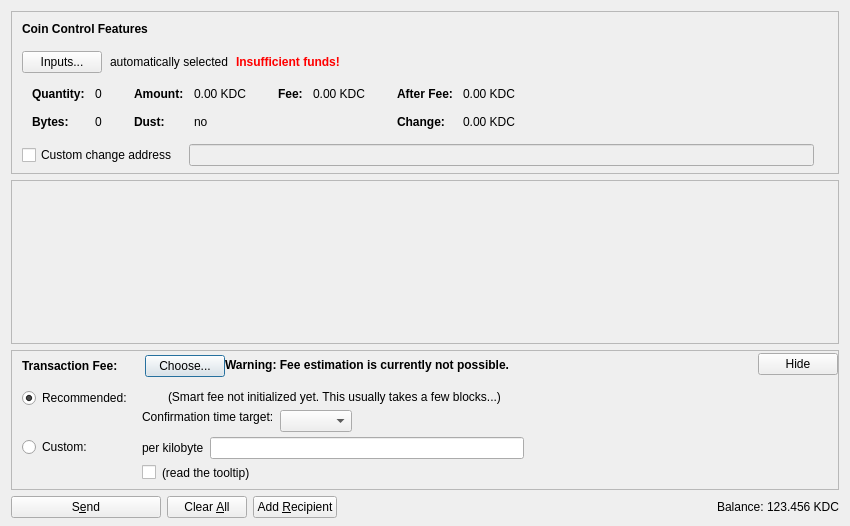
<?xml version="1.0" encoding="UTF-8"?>
<ui version="4.0">
 <class>SendCoinsDialog</class>
 <widget class="QDialog" name="SendCoinsDialog">
  <property name="geometry">
   <rect>
    <x>0</x>
    <y>0</y>
    <width>850</width>
    <height>526</height>
   </rect>
  </property>
  <property name="windowTitle">
   <string>Send Coins</string>
  </property>
  <layout class="QVBoxLayout" name="verticalLayout" stretch="0,1,0,0">
   <property name="bottomMargin">
    <number>8</number>
   </property>
   <item>
    <widget class="QFrame" name="frameCoinControl">
     <property name="sizePolicy">
      <sizepolicy hsizetype="Expanding" vsizetype="Expanding">
       <horstretch>0</horstretch>
       <verstretch>0</verstretch>
      </sizepolicy>
     </property>
     <property name="maximumSize">
      <size>
       <width>16777215</width>
       <height>16777215</height>
      </size>
     </property>
     <property name="frameShape">
      <enum>QFrame::StyledPanel</enum>
     </property>
     <property name="frameShadow">
      <enum>QFrame::Sunken</enum>
     </property>
     <layout class="QVBoxLayout" name="verticalLayoutCoinControl2">
      <property name="spacing">
       <number>0</number>
      </property>
      <property name="leftMargin">
       <number>0</number>
      </property>
      <property name="topMargin">
       <number>0</number>
      </property>
      <property name="rightMargin">
       <number>0</number>
      </property>
      <property name="bottomMargin">
       <number>6</number>
      </property>
      <item>
       <layout class="QVBoxLayout" name="verticalLayoutCoinControl" stretch="0,0,0,0,1">
        <property name="spacing">
         <number>0</number>
        </property>
        <property name="leftMargin">
         <number>10</number>
        </property>
        <property name="topMargin">
         <number>10</number>
        </property>
        <item>
         <layout class="QHBoxLayout" name="horizontalLayoutCoinControl1">
          <property name="bottomMargin">
           <number>15</number>
          </property>
          <item>
           <widget class="QLabel" name="labelCoinControlFeatures">
            <property name="sizePolicy">
             <sizepolicy hsizetype="Preferred" vsizetype="Maximum">
              <horstretch>0</horstretch>
              <verstretch>0</verstretch>
             </sizepolicy>
            </property>
            <property name="font">
             <font>
              <weight>75</weight>
              <bold>true</bold>
             </font>
            </property>
            <property name="styleSheet">
             <string notr="true">font-weight:bold;</string>
            </property>
            <property name="text">
             <string>Coin Control Features</string>
            </property>
           </widget>
          </item>
         </layout>
        </item>
        <item>
         <layout class="QHBoxLayout" name="horizontalLayoutCoinControl2" stretch="0,0,0,0">
          <property name="spacing">
           <number>8</number>
          </property>
          <property name="bottomMargin">
           <number>10</number>
          </property>
          <item>
           <widget class="QPushButton" name="pushButtonCoinControl">
            <property name="styleSheet">
             <string notr="true"/>
            </property>
            <property name="text">
             <string>Inputs...</string>
            </property>
            <property name="autoDefault">
             <bool>false</bool>
            </property>
           </widget>
          </item>
          <item>
           <widget class="QLabel" name="labelCoinControlAutomaticallySelected">
            <property name="text">
             <string>automatically selected</string>
            </property>
            <property name="margin">
             <number>5</number>
            </property>
           </widget>
          </item>
          <item>
           <widget class="QLabel" name="labelCoinControlInsuffFunds">
            <property name="font">
             <font>
              <weight>75</weight>
              <bold>true</bold>
             </font>
            </property>
            <property name="styleSheet">
             <string notr="true">color:red;font-weight:bold;</string>
            </property>
            <property name="text">
             <string>Insufficient funds!</string>
            </property>
            <property name="margin">
             <number>5</number>
            </property>
           </widget>
          </item>
          <item>
           <spacer name="horizontalSpacerCoinControl">
            <property name="orientation">
             <enum>Qt::Horizontal</enum>
            </property>
            <property name="sizeHint" stdset="0">
             <size>
              <width>40</width>
              <height>1</height>
             </size>
            </property>
           </spacer>
          </item>
         </layout>
        </item>
        <item>
         <widget class="QWidget" name="widgetCoinControl" native="true">
          <property name="sizePolicy">
           <sizepolicy hsizetype="Preferred" vsizetype="Preferred">
            <horstretch>0</horstretch>
            <verstretch>0</verstretch>
           </sizepolicy>
          </property>
          <property name="minimumSize">
           <size>
            <width>0</width>
            <height>0</height>
           </size>
          </property>
          <property name="styleSheet">
           <string notr="true"/>
          </property>
          <layout class="QHBoxLayout" name="horizontalLayoutCoinControl5">
           <property name="leftMargin">
            <number>0</number>
           </property>
           <property name="topMargin">
            <number>0</number>
           </property>
           <property name="rightMargin">
            <number>0</number>
           </property>
           <property name="bottomMargin">
            <number>0</number>
           </property>
           <item>
            <layout class="QHBoxLayout" name="horizontalLayoutCoinControl3" stretch="0,0,0,1">
             <property name="spacing">
              <number>20</number>
             </property>
             <property name="topMargin">
              <number>0</number>
             </property>
             <property name="bottomMargin">
              <number>10</number>
             </property>
             <item>
              <layout class="QFormLayout" name="formLayoutCoinControl1">
               <property name="horizontalSpacing">
                <number>10</number>
               </property>
               <property name="verticalSpacing">
                <number>14</number>
               </property>
               <property name="leftMargin">
                <number>10</number>
               </property>
               <property name="topMargin">
                <number>4</number>
               </property>
               <property name="rightMargin">
                <number>6</number>
               </property>
               <item row="0" column="0">
                <widget class="QLabel" name="labelCoinControlQuantityText">
                 <property name="font">
                  <font>
                   <weight>75</weight>
                   <bold>true</bold>
                  </font>
                 </property>
                 <property name="text">
                  <string>Quantity:</string>
                 </property>
                 <property name="margin">
                  <number>0</number>
                 </property>
                </widget>
               </item>
               <item row="0" column="1">
                <widget class="QLabel" name="labelCoinControlQuantity">
                 <property name="cursor">
                  <cursorShape>IBeamCursor</cursorShape>
                 </property>
                 <property name="contextMenuPolicy">
                  <enum>Qt::ActionsContextMenu</enum>
                 </property>
                 <property name="text">
                  <string notr="true">0</string>
                 </property>
                 <property name="margin">
                  <number>0</number>
                 </property>
                 <property name="textInteractionFlags">
                  <set>Qt::LinksAccessibleByMouse|Qt::TextSelectableByKeyboard|Qt::TextSelectableByMouse</set>
                 </property>
                </widget>
               </item>
               <item row="1" column="0">
                <widget class="QLabel" name="labelCoinControlBytesText">
                 <property name="font">
                  <font>
                   <weight>75</weight>
                   <bold>true</bold>
                  </font>
                 </property>
                 <property name="text">
                  <string>Bytes:</string>
                 </property>
                </widget>
               </item>
               <item row="1" column="1">
                <widget class="QLabel" name="labelCoinControlBytes">
                 <property name="cursor">
                  <cursorShape>IBeamCursor</cursorShape>
                 </property>
                 <property name="contextMenuPolicy">
                  <enum>Qt::ActionsContextMenu</enum>
                 </property>
                 <property name="text">
                  <string notr="true">0</string>
                 </property>
                 <property name="textInteractionFlags">
                  <set>Qt::LinksAccessibleByMouse|Qt::TextSelectableByKeyboard|Qt::TextSelectableByMouse</set>
                 </property>
                </widget>
               </item>
              </layout>
             </item>
             <item>
              <layout class="QFormLayout" name="formLayoutCoinControl2">
               <property name="horizontalSpacing">
                <number>10</number>
               </property>
               <property name="verticalSpacing">
                <number>14</number>
               </property>
               <property name="leftMargin">
                <number>6</number>
               </property>
               <property name="topMargin">
                <number>4</number>
               </property>
               <property name="rightMargin">
                <number>6</number>
               </property>
               <item row="0" column="0">
                <widget class="QLabel" name="labelCoinControlAmountText">
                 <property name="font">
                  <font>
                   <weight>75</weight>
                   <bold>true</bold>
                  </font>
                 </property>
                 <property name="text">
                  <string>Amount:</string>
                 </property>
                 <property name="margin">
                  <number>0</number>
                 </property>
                </widget>
               </item>
               <item row="0" column="1">
                <widget class="QLabel" name="labelCoinControlAmount">
                 <property name="cursor">
                  <cursorShape>IBeamCursor</cursorShape>
                 </property>
                 <property name="contextMenuPolicy">
                  <enum>Qt::ActionsContextMenu</enum>
                 </property>
                 <property name="text">
                  <string notr="true">0.00 KDC</string>
                 </property>
                 <property name="textInteractionFlags">
                  <set>Qt::LinksAccessibleByMouse|Qt::TextSelectableByKeyboard|Qt::TextSelectableByMouse</set>
                 </property>
                </widget>
               </item>
               <item row="1" column="0">
                <widget class="QLabel" name="labelCoinControlLowOutputText">
                 <property name="font">
                  <font>
                   <weight>75</weight>
                   <bold>true</bold>
                  </font>
                 </property>
                 <property name="text">
                  <string>Dust:</string>
                 </property>
                </widget>
               </item>
               <item row="1" column="1">
                <widget class="QLabel" name="labelCoinControlLowOutput">
                 <property name="cursor">
                  <cursorShape>IBeamCursor</cursorShape>
                 </property>
                 <property name="contextMenuPolicy">
                  <enum>Qt::ActionsContextMenu</enum>
                 </property>
                 <property name="text">
                  <string notr="true">no</string>
                 </property>
                 <property name="textInteractionFlags">
                  <set>Qt::LinksAccessibleByMouse|Qt::TextSelectableByKeyboard|Qt::TextSelectableByMouse</set>
                 </property>
                </widget>
               </item>
              </layout>
             </item>
             <item>
              <layout class="QFormLayout" name="formLayoutCoinControl3">
               <property name="horizontalSpacing">
                <number>10</number>
               </property>
               <property name="verticalSpacing">
                <number>14</number>
               </property>
               <property name="leftMargin">
                <number>6</number>
               </property>
               <property name="topMargin">
                <number>4</number>
               </property>
               <property name="rightMargin">
                <number>6</number>
               </property>
               <item row="0" column="0">
                <widget class="QLabel" name="labelCoinControlFeeText">
                 <property name="font">
                  <font>
                   <weight>75</weight>
                   <bold>true</bold>
                  </font>
                 </property>
                 <property name="text">
                  <string>Fee:</string>
                 </property>
                 <property name="margin">
                  <number>0</number>
                 </property>
                </widget>
               </item>
               <item row="0" column="1">
                <widget class="QLabel" name="labelCoinControlFee">
                 <property name="cursor">
                  <cursorShape>IBeamCursor</cursorShape>
                 </property>
                 <property name="contextMenuPolicy">
                  <enum>Qt::ActionsContextMenu</enum>
                 </property>
                 <property name="text">
                  <string notr="true">0.00 KDC</string>
                 </property>
                 <property name="textInteractionFlags">
                  <set>Qt::LinksAccessibleByMouse|Qt::TextSelectableByKeyboard|Qt::TextSelectableByMouse</set>
                 </property>
                </widget>
               </item>
              </layout>
             </item>
             <item>
              <layout class="QFormLayout" name="formLayoutCoinControl4">
               <property name="horizontalSpacing">
                <number>10</number>
               </property>
               <property name="verticalSpacing">
                <number>14</number>
               </property>
               <property name="leftMargin">
                <number>6</number>
               </property>
               <property name="topMargin">
                <number>4</number>
               </property>
               <property name="rightMargin">
                <number>6</number>
               </property>
               <item row="0" column="0">
                <widget class="QLabel" name="labelCoinControlAfterFeeText">
                 <property name="font">
                  <font>
                   <weight>75</weight>
                   <bold>true</bold>
                  </font>
                 </property>
                 <property name="text">
                  <string>After Fee:</string>
                 </property>
                 <property name="margin">
                  <number>0</number>
                 </property>
                </widget>
               </item>
               <item row="0" column="1">
                <widget class="QLabel" name="labelCoinControlAfterFee">
                 <property name="cursor">
                  <cursorShape>IBeamCursor</cursorShape>
                 </property>
                 <property name="contextMenuPolicy">
                  <enum>Qt::ActionsContextMenu</enum>
                 </property>
                 <property name="text">
                  <string notr="true">0.00 KDC</string>
                 </property>
                 <property name="textInteractionFlags">
                  <set>Qt::LinksAccessibleByMouse|Qt::TextSelectableByKeyboard|Qt::TextSelectableByMouse</set>
                 </property>
                </widget>
               </item>
               <item row="1" column="0">
                <widget class="QLabel" name="labelCoinControlChangeText">
                 <property name="font">
                  <font>
                   <weight>75</weight>
                   <bold>true</bold>
                  </font>
                 </property>
                 <property name="text">
                  <string>Change:</string>
                 </property>
                </widget>
               </item>
               <item row="1" column="1">
                <widget class="QLabel" name="labelCoinControlChange">
                 <property name="cursor">
                  <cursorShape>IBeamCursor</cursorShape>
                 </property>
                 <property name="contextMenuPolicy">
                  <enum>Qt::ActionsContextMenu</enum>
                 </property>
                 <property name="text">
                  <string notr="true">0.00 KDC</string>
                 </property>
                 <property name="textInteractionFlags">
                  <set>Qt::LinksAccessibleByMouse|Qt::TextSelectableByKeyboard|Qt::TextSelectableByMouse</set>
                 </property>
                </widget>
               </item>
              </layout>
             </item>
            </layout>
           </item>
          </layout>
         </widget>
        </item>
        <item>
         <layout class="QHBoxLayout" name="horizontalLayoutCoinControl4" stretch="0,0,0">
          <property name="spacing">
           <number>12</number>
          </property>
          <property name="sizeConstraint">
           <enum>QLayout::SetDefaultConstraint</enum>
          </property>
          <property name="topMargin">
           <number>5</number>
          </property>
          <property name="rightMargin">
           <number>5</number>
          </property>
          <item>
           <widget class="QCheckBox" name="checkBoxCoinControlChange">
            <property name="toolTip">
             <string>If this is activated, but the change address is empty or invalid, change will be sent to a newly generated address.</string>
            </property>
            <property name="text">
             <string>Custom change address</string>
            </property>
           </widget>
          </item>
          <item>
           <widget class="QValidatedLineEdit" name="lineEditCoinControlChange">
            <property name="enabled">
             <bool>false</bool>
            </property>
            <property name="sizePolicy">
             <sizepolicy hsizetype="Expanding" vsizetype="Fixed">
              <horstretch>0</horstretch>
              <verstretch>0</verstretch>
             </sizepolicy>
            </property>
           </widget>
          </item>
          <item>
           <widget class="QLabel" name="labelCoinControlChangeLabel">
            <property name="sizePolicy">
             <sizepolicy hsizetype="Preferred" vsizetype="Expanding">
              <horstretch>0</horstretch>
              <verstretch>0</verstretch>
             </sizepolicy>
            </property>
            <property name="minimumSize">
             <size>
              <width>0</width>
              <height>0</height>
             </size>
            </property>
            <property name="text">
             <string/>
            </property>
            <property name="margin">
             <number>3</number>
            </property>
           </widget>
          </item>
         </layout>
        </item>
        <item>
         <spacer name="verticalSpacerCoinControl">
          <property name="orientation">
           <enum>Qt::Vertical</enum>
          </property>
          <property name="sizeHint" stdset="0">
           <size>
            <width>800</width>
            <height>1</height>
           </size>
          </property>
         </spacer>
        </item>
       </layout>
      </item>
     </layout>
    </widget>
   </item>
   <item>
    <widget class="QScrollArea" name="scrollArea">
     <property name="widgetResizable">
      <bool>true</bool>
     </property>
     <widget class="QWidget" name="scrollAreaWidgetContents">
      <property name="geometry">
       <rect>
        <x>0</x>
        <y>0</y>
        <width>830</width>
        <height>104</height>
       </rect>
      </property>
      <layout class="QVBoxLayout" name="verticalLayout_2" stretch="0,1">
       <property name="leftMargin">
        <number>0</number>
       </property>
       <property name="topMargin">
        <number>0</number>
       </property>
       <property name="rightMargin">
        <number>0</number>
       </property>
       <property name="bottomMargin">
        <number>0</number>
       </property>
       <item>
        <layout class="QVBoxLayout" name="entries">
         <property name="spacing">
          <number>6</number>
         </property>
        </layout>
       </item>
       <item>
        <spacer name="verticalSpacer">
         <property name="orientation">
          <enum>Qt::Vertical</enum>
         </property>
         <property name="sizeHint" stdset="0">
          <size>
           <width>20</width>
           <height>40</height>
          </size>
         </property>
        </spacer>
       </item>
      </layout>
     </widget>
    </widget>
   </item>
   <item>
    <widget class="QFrame" name="frameFee">
     <property name="sizePolicy">
      <sizepolicy hsizetype="Expanding" vsizetype="Expanding">
       <horstretch>0</horstretch>
       <verstretch>0</verstretch>
      </sizepolicy>
     </property>
     <property name="maximumSize">
      <size>
       <width>16777215</width>
       <height>16777215</height>
      </size>
     </property>
     <property name="frameShape">
      <enum>QFrame::StyledPanel</enum>
     </property>
     <property name="frameShadow">
      <enum>QFrame::Sunken</enum>
     </property>
     <layout class="QVBoxLayout" name="verticalLayoutFee1">
      <property name="spacing">
       <number>0</number>
      </property>
      <property name="leftMargin">
       <number>0</number>
      </property>
      <property name="topMargin">
       <number>0</number>
      </property>
      <property name="rightMargin">
       <number>0</number>
      </property>
      <property name="bottomMargin">
       <number>0</number>
      </property>
      <item>
       <layout class="QVBoxLayout" name="verticalLayoutFee2" stretch="0,0,0">
        <property name="spacing">
         <number>0</number>
        </property>
        <property name="leftMargin">
         <number>10</number>
        </property>
        <property name="topMargin">
         <number>0</number>
        </property>
        <item>
         <layout class="QHBoxLayout" name="horizontalLayoutFee1">
          <property name="bottomMargin">
           <number>0</number>
          </property>
          <item>
           <layout class="QVBoxLayout" name="verticalLayoutFee7">
            <property name="spacing">
             <number>0</number>
            </property>
            <item>
             <spacer name="verticalSpacerSmartFee">
              <property name="orientation">
               <enum>Qt::Vertical</enum>
              </property>
              <property name="sizeType">
               <enum>QSizePolicy::Fixed</enum>
              </property>
              <property name="sizeHint" stdset="0">
               <size>
                <width>1</width>
                <height>4</height>
               </size>
              </property>
             </spacer>
            </item>
            <item>
             <layout class="QHBoxLayout" name="horizontalLayoutSmartFee">
              <property name="spacing">
               <number>10</number>
              </property>
              <item>
               <widget class="QLabel" name="labelFeeHeadline">
                <property name="sizePolicy">
                 <sizepolicy hsizetype="Preferred" vsizetype="Maximum">
                  <horstretch>0</horstretch>
                  <verstretch>0</verstretch>
                 </sizepolicy>
                </property>
                <property name="font">
                 <font>
                  <weight>75</weight>
                  <bold>true</bold>
                 </font>
                </property>
                <property name="styleSheet">
                 <string notr="true">font-weight:bold;</string>
                </property>
                <property name="text">
                 <string>Transaction Fee:</string>
                </property>
               </widget>
              </item>
              <item>
               <widget class="QLabel" name="labelFeeMinimized">
                <property name="text">
                 <string/>
                </property>
               </widget>
              </item>
              <item>
               <widget class="QPushButton" name="buttonChooseFee">
                <property name="text">
                 <string>Choose...</string>
                </property>
               </widget>
              </item>
             </layout>
            </item>
            <item>
             <spacer name="verticalSpacer_5">
              <property name="orientation">
               <enum>Qt::Vertical</enum>
              </property>
              <property name="sizeHint" stdset="0">
               <size>
                <width>1</width>
                <height>1</height>
               </size>
              </property>
             </spacer>
            </item>
           </layout>
          </item>
          <item>
           <widget class="QLabel" name="fallbackFeeWarningLabel">
            <property name="toolTip">
             <string>Using the fallbackfee can result in sending a transaction that will take several hours or days (or never) to confirm. Consider choosing your fee manually or wait until you have validated the complete chain.</string>
            </property>
            <property name="font">
            <font>
                <weight>75</weight>
                <bold>true</bold>
            </font>
            </property>
            <property name="text">
             <string>Warning: Fee estimation is currently not possible.</string>
            </property>
            <property name="wordWrap">
             <bool>false</bool>
            </property>
           </widget>
          </item>
          <item>
           <spacer name="horizontalSpacer_4">
            <property name="orientation">
             <enum>Qt::Horizontal</enum>
            </property>
            <property name="sizeType">
             <enum>QSizePolicy::MinimumExpanding</enum>
            </property>
            <property name="sizeHint" stdset="0">
             <size>
              <width>40</width>
              <height>20</height>
             </size>
            </property>
           </spacer>
          </item>
          <item>
           <widget class="QPushButton" name="buttonMinimizeFee">
            <property name="toolTip">
             <string>collapse fee-settings</string>
            </property>
            <property name="text">
             <string>Hide</string>
            </property>
           </widget>
          </item>
         </layout>
        </item>
        <item>
         <widget class="QFrame" name="frameFeeSelection">
          <layout class="QVBoxLayout" name="verticalLayoutFee12">
           <property name="spacing">
            <number>0</number>
           </property>
           <property name="leftMargin">
            <number>0</number>
           </property>
           <property name="topMargin">
            <number>0</number>
           </property>
           <property name="rightMargin">
            <number>0</number>
           </property>
           <property name="bottomMargin">
            <number>0</number>
           </property>
           <item>
            <layout class="QGridLayout" name="gridLayoutFee">
             <property name="topMargin">
              <number>10</number>
             </property>
             <property name="bottomMargin">
              <number>4</number>
             </property>
             <property name="horizontalSpacing">
              <number>10</number>
             </property>
             <property name="verticalSpacing">
              <number>4</number>
             </property>
             <item row="1" column="1">
              <layout class="QVBoxLayout" name="verticalLayoutFee8">
               <property name="spacing">
                <number>6</number>
               </property>
               <item>
                <layout class="QHBoxLayout" name="horizontalLayoutFee13">
                 <item>
                  <widget class="QLabel" name="labelCustomPerKilobyte">
                   <property name="toolTip">
                    <string>If the custom fee is set to 1000 satoshis and the transaction is only 250 bytes, then &quot;per kilobyte&quot; only pays 250 satoshis in fee, while &quot;total at least&quot; pays 1000 satoshis. For transactions bigger than a kilobyte both pay by kilobyte.</string>
                   </property>
                   <property name="text">
                    <string>per kilobyte</string>
                   </property>
                  </widget>
                 </item>
                 <item>
                  <widget class="BitcoinAmountField" name="customFee"/>
                 </item>
                 <item>
                  <spacer name="horizontalSpacer_6">
                   <property name="orientation">
                    <enum>Qt::Horizontal</enum>
                   </property>
                   <property name="sizeHint" stdset="0">
                    <size>
                     <width>1</width>
                     <height>1</height>
                    </size>
                   </property>
                  </spacer>
                 </item>
                </layout>
               </item>
               <item>
                <layout class="QHBoxLayout" name="horizontalLayoutFee8">
                 <item>
                  <widget class="QCheckBox" name="checkBoxMinimumFee">
                   <property name="toolTip">
                    <string>Paying only the minimum fee is just fine as long as there is less transaction volume than space in the blocks. But be aware that this can end up in a never confirming transaction once there is more demand for KadiCoin transactions than the network can process.</string>
                   </property>
                   <property name="text">
                    <string/>
                   </property>
                  </widget>
                 </item>
                 <item>
                  <widget class="QLabel" name="labelMinFeeWarning">
                   <property name="enabled">
                    <bool>true</bool>
                   </property>
                   <property name="toolTip">
                    <string>Paying only the minimum fee is just fine as long as there is less transaction volume than space in the blocks. But be aware that this can end up in a never confirming transaction once there is more demand for KadiCoin transactions than the network can process.</string>
                   </property>
                   <property name="text">
                    <string>(read the tooltip)</string>
                   </property>
                   <property name="margin">
                    <number>5</number>
                   </property>
                  </widget>
                 </item>
                 <item>
                  <spacer name="horizontalSpacer_2">
                   <property name="orientation">
                    <enum>Qt::Horizontal</enum>
                   </property>
                   <property name="sizeHint" stdset="0">
                    <size>
                     <width>1</width>
                     <height>1</height>
                    </size>
                   </property>
                  </spacer>
                 </item>
                </layout>
               </item>
              </layout>
             </item>
             <item row="0" column="0">
              <layout class="QVBoxLayout" name="verticalLayoutFee4" stretch="0,1">
               <item>
                <widget class="QRadioButton" name="radioSmartFee">
                 <property name="text">
                  <string>Recommended:</string>
                 </property>
                 <property name="checked">
                  <bool>true</bool>
                 </property>
                 <attribute name="buttonGroup">
                  <string notr="true">groupFee</string>
                 </attribute>
                </widget>
               </item>
               <item>
                <spacer name="verticalSpacer_2">
                 <property name="orientation">
                  <enum>Qt::Vertical</enum>
                 </property>
                 <property name="sizeHint" stdset="0">
                  <size>
                   <width>1</width>
                   <height>1</height>
                  </size>
                 </property>
                </spacer>
               </item>
              </layout>
             </item>
             <item row="1" column="0">
              <layout class="QVBoxLayout" name="verticalLayoutFee9" stretch="0,1">
               <item>
                <widget class="QRadioButton" name="radioCustomFee">
                 <property name="text">
                  <string>Custom:</string>
                 </property>
                 <attribute name="buttonGroup">
                  <string notr="true">groupFee</string>
                 </attribute>
                </widget>
               </item>
               <item>
                <spacer name="verticalSpacer_6">
                 <property name="orientation">
                  <enum>Qt::Vertical</enum>
                 </property>
                 <property name="sizeHint" stdset="0">
                  <size>
                   <width>1</width>
                   <height>1</height>
                  </size>
                 </property>
                </spacer>
               </item>
              </layout>
             </item>
             <item row="0" column="1">
              <layout class="QVBoxLayout" name="verticalLayoutFee3" stretch="0,0,1">
               <property name="spacing">
                <number>6</number>
               </property>
               <property name="topMargin">
                <number>2</number>
               </property>
               <item>
                <layout class="QHBoxLayout" name="horizontalLayoutFee12">
                 <item>
                  <widget class="QLabel" name="labelSmartFee">
                   <property name="text">
                    <string/>
                   </property>
                   <property name="margin">
                    <number>2</number>
                   </property>
                  </widget>
                 </item>
                 <item>
                  <widget class="QLabel" name="labelFeeEstimation">
                   <property name="text">
                    <string/>
                   </property>
                  </widget>
                 </item>
                 <item>
                  <widget class="QLabel" name="labelSmartFee2">
                   <property name="text">
                    <string>(Smart fee not initialized yet. This usually takes a few blocks...)</string>
                   </property>
                   <property name="margin">
                    <number>2</number>
                   </property>
                  </widget>
                 </item>
                 <item>
                  <spacer name="horizontalSpacer_5">
                   <property name="orientation">
                    <enum>Qt::Horizontal</enum>
                   </property>
                   <property name="sizeHint" stdset="0">
                    <size>
                     <width>1</width>
                     <height>1</height>
                    </size>
                   </property>
                  </spacer>
                 </item>
                </layout>
               </item>
               <item>
                <layout class="QHBoxLayout" name="horizontalLayoutFee9">
                 <item>
                  <layout class="QVBoxLayout" name="verticalLayoutFee6">
                   <item>
                    <widget class="QLabel" name="labelSmartFee3">
                     <property name="text">
                      <string>Confirmation time target:</string>
                     </property>
                     <property name="margin">
                      <number>2</number>
                     </property>
                    </widget>
                   </item>
                   <item>
                    <spacer name="verticalSpacer_3">
                     <property name="orientation">
                      <enum>Qt::Vertical</enum>
                     </property>
                     <property name="sizeHint" stdset="0">
                      <size>
                       <width>1</width>
                       <height>1</height>
                      </size>
                     </property>
                    </spacer>
                   </item>
                  </layout>
                 </item>
                 <item>
                  <layout class="QVBoxLayout" name="verticalLayoutFee5">
                   <property name="rightMargin">
                    <number>30</number>
                   </property>
                   <item>
                    <layout class="QHBoxLayout" name="horizontalLayoutConfTarget">
                     <property name="bottomMargin">
                      <number>0</number>
                     </property>
                     <item>
                      <widget class="QComboBox" name="confTargetSelector"/>
                     </item>
                     <item>
                      <spacer name="horizontalSpacerConfTarget">
                       <property name="orientation">
                        <enum>Qt::Horizontal</enum>
                       </property>
                       <property name="sizeHint" stdset="0">
                        <size>
                         <width>40</width>
                         <height>20</height>
                        </size>
                       </property>
                      </spacer>
                     </item>
                    </layout>
                   </item>
                  </layout>
                 </item>
                </layout>
               </item>
               <item>
                <spacer name="verticalSpacer_4">
                 <property name="orientation">
                  <enum>Qt::Vertical</enum>
                 </property>
                 <property name="sizeHint" stdset="0">
                  <size>
                   <width>1</width>
                   <height>1</height>
                  </size>
                 </property>
                </spacer>
               </item>
              </layout>
             </item>
            </layout>
           </item>
          </layout>
         </widget>
        </item>
        <item>
         <spacer name="verticalSpacerFee">
          <property name="orientation">
           <enum>Qt::Vertical</enum>
          </property>
          <property name="sizeHint" stdset="0">
           <size>
            <width>40</width>
            <height>5</height>
           </size>
          </property>
         </spacer>
        </item>
       </layout>
      </item>
     </layout>
    </widget>
   </item>
   <item>
    <layout class="QHBoxLayout" name="horizontalLayout">
     <item>
      <widget class="QPushButton" name="sendButton">
       <property name="minimumSize">
        <size>
         <width>150</width>
         <height>0</height>
        </size>
       </property>
       <property name="toolTip">
        <string>Confirm the send action</string>
       </property>
       <property name="text">
        <string>S&amp;end</string>
       </property>
       <property name="icon">
        <iconset resource="../bitcoin.qrc">
         <normaloff>:/icons/send</normaloff>:/icons/send</iconset>
       </property>
       <property name="autoDefault">
        <bool>false</bool>
       </property>
       <property name="default">
        <bool>false</bool>
       </property>
      </widget>
     </item>
     <item>
      <widget class="QPushButton" name="clearButton">
       <property name="sizePolicy">
        <sizepolicy hsizetype="Minimum" vsizetype="Fixed">
         <horstretch>0</horstretch>
         <verstretch>0</verstretch>
        </sizepolicy>
       </property>
       <property name="toolTip">
        <string>Clear all fields of the form.</string>
       </property>
       <property name="text">
        <string>Clear &amp;All</string>
       </property>
       <property name="icon">
        <iconset resource="../bitcoin.qrc">
         <normaloff>:/icons/remove</normaloff>:/icons/remove</iconset>
       </property>
       <property name="autoDefault">
        <bool>false</bool>
       </property>
      </widget>
     </item>
     <item>
      <widget class="QPushButton" name="addButton">
       <property name="toolTip">
        <string>Send to multiple recipients at once</string>
       </property>
       <property name="text">
        <string>Add &amp;Recipient</string>
       </property>
       <property name="icon">
        <iconset resource="../bitcoin.qrc">
         <normaloff>:/icons/add</normaloff>:/icons/add</iconset>
       </property>
       <property name="autoDefault">
        <bool>false</bool>
       </property>
      </widget>
     </item>
     <item>
      <spacer name="horizontalSpacer">
       <property name="orientation">
        <enum>Qt::Horizontal</enum>
       </property>
       <property name="sizeHint" stdset="0">
        <size>
         <width>40</width>
         <height>20</height>
        </size>
       </property>
      </spacer>
     </item>
     <item>
      <layout class="QHBoxLayout" name="horizontalLayout_2">
       <property name="spacing">
        <number>3</number>
       </property>
       <item>
        <widget class="QLabel" name="label">
         <property name="sizePolicy">
          <sizepolicy hsizetype="Preferred" vsizetype="Fixed">
           <horstretch>0</horstretch>
           <verstretch>0</verstretch>
          </sizepolicy>
         </property>
         <property name="text">
          <string>Balance:</string>
         </property>
        </widget>
       </item>
       <item>
        <widget class="QLabel" name="labelBalance">
         <property name="sizePolicy">
          <sizepolicy hsizetype="Preferred" vsizetype="Fixed">
           <horstretch>0</horstretch>
           <verstretch>0</verstretch>
          </sizepolicy>
         </property>
         <property name="cursor">
          <cursorShape>IBeamCursor</cursorShape>
         </property>
         <property name="text">
          <string notr="true">123.456 KDC</string>
         </property>
         <property name="textInteractionFlags">
          <set>Qt::LinksAccessibleByMouse|Qt::TextSelectableByKeyboard|Qt::TextSelectableByMouse</set>
         </property>
        </widget>
       </item>
      </layout>
     </item>
    </layout>
   </item>
  </layout>
 </widget>
 <customwidgets>
  <customwidget>
   <class>QValidatedLineEdit</class>
   <extends>QLineEdit</extends>
   <header>qvalidatedlineedit.h</header>
  </customwidget>
  <customwidget>
   <class>BitcoinAmountField</class>
   <extends>QLineEdit</extends>
   <header>bitcoinamountfield.h</header>
   <container>1</container>
  </customwidget>
 </customwidgets>
 <resources>
  <include location="../bitcoin.qrc"/>
 </resources>
 <connections/>
 <buttongroups>
  <buttongroup name="groupFee"/>
 </buttongroups>
</ui>
